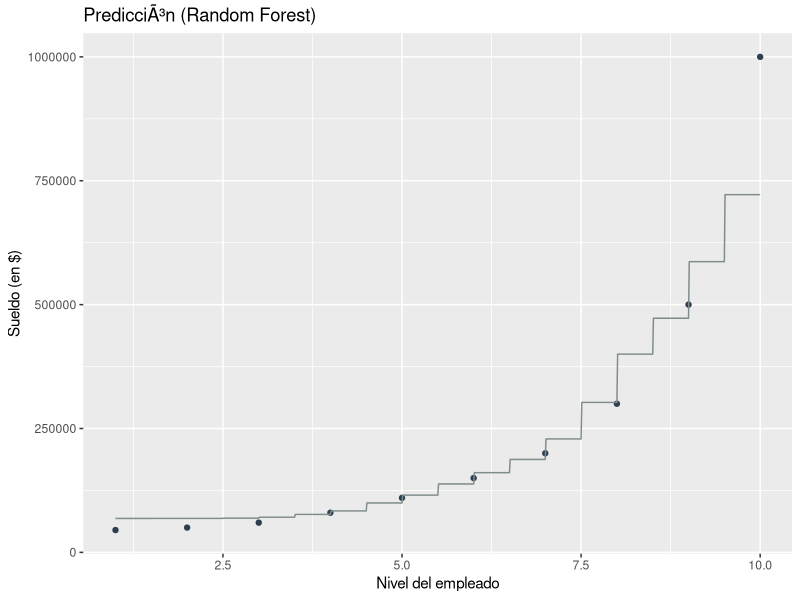
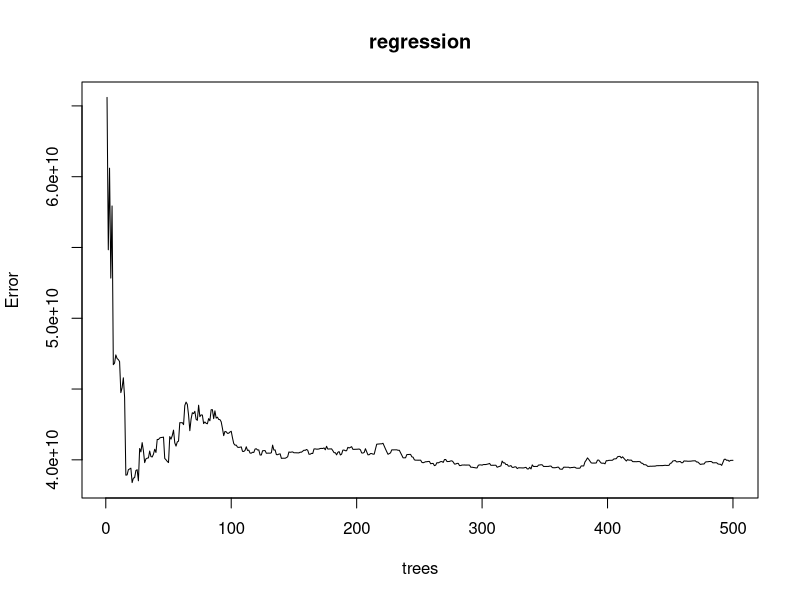

These charts were generated, in order, by the following R code:
#RandomForest
#install.packages("randomForest")
# Importar el dataset
# El archivo del repositorio se llama Position_salaries.csv (s minuscula).
# Windows no distingue mayusculas en el nombre, asi que aqui funcionaba de
# casualidad; en Linux o macOS read.csv no lo encontraba.
dataset = read.csv('Position_salaries.csv')
dataset = dataset[, 2:3]
# Dividir los datos en conjunto de entrenamiento y conjunto de test
# install.packages("caTools")
# library(caTools)
# set.seed(123)
# split = sample.split(dataset$Purchased, SplitRatio = 0.8)
# training_set = subset(dataset, split == TRUE)
# testing_set = subset(dataset, split == FALSE)
# Ajustar Modelo de Random Forest con el Conjunto de Datos
# install.packages("randomForest")
library(randomForest)
## randomForest 4.6-14
## Type rfNews() to see new features/changes/bug fixes.
## 
## Attaching package: 'randomForest'
## The following object is masked from 'package:ggplot2':
## 
##     margin
set.seed(1234)
regression = randomForest(x = dataset[1],
                          y = dataset$Salary,
                          ntree = 500)
# PredicciÃ³n de nuevos resultados con RegresiÃ³n 
y_pred = predict(regression, newdata = data.frame(Level = 6.5))
# VisualizaciÃ³n del modelo de Random Forest
#install.packages("ggplot2")
library(ggplot2)
x_grid = seq(min(dataset$Level), max(dataset$Level), 0.01)
ggplot() +
  geom_point(aes(x = dataset$Level , y = dataset$Salary),
             color = "#2C3E50") +
  geom_line(aes(x = x_grid, y = predict(regression, 
                                        newdata = data.frame(Level = x_grid))),
            color = "#7F8C8D") +
  ggtitle("PredicciÃ³n (Random Forest)") +
  xlab("Nivel del empleado") +
  ylab("Sueldo (en $)")

y_pred
plot(regression)
summary(regression)
summary(y_pred)
